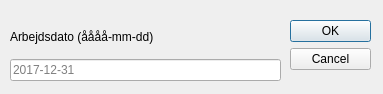
<?xml version="1.0" encoding="UTF-8"?>
<ui version="4.0">
 <class>createReportDialog</class>
 <widget class="QDialog" name="createReportDialog">
  <property name="geometry">
   <rect>
    <x>0</x>
    <y>0</y>
    <width>383</width>
    <height>94</height>
   </rect>
  </property>
  <property name="windowTitle">
   <string>Eordre</string>
  </property>
  <widget class="QDialogButtonBox" name="buttonBox">
   <property name="geometry">
    <rect>
     <x>290</x>
     <y>20</y>
     <width>81</width>
     <height>241</height>
    </rect>
   </property>
   <property name="orientation">
    <enum>Qt::Vertical</enum>
   </property>
   <property name="standardButtons">
    <set>QDialogButtonBox::Cancel|QDialogButtonBox::Ok</set>
   </property>
  </widget>
  <widget class="QWidget" name="gridLayoutWidget">
   <property name="geometry">
    <rect>
     <x>10</x>
     <y>20</y>
     <width>271</width>
     <height>61</height>
    </rect>
   </property>
   <layout class="QGridLayout" name="gridLayout">
    <item row="1" column="0">
     <widget class="QLineEdit" name="lineEdit">
      <property name="inputMethodHints">
       <set>Qt::ImhNone</set>
      </property>
      <property name="inputMask">
       <string/>
      </property>
      <property name="placeholderText">
       <string>2017-12-31</string>
      </property>
     </widget>
    </item>
    <item row="0" column="0">
     <widget class="QLabel" name="label">
      <property name="text">
       <string>Arbejdsdato (åååå-mm-dd)</string>
      </property>
     </widget>
    </item>
   </layout>
  </widget>
 </widget>
 <resources/>
 <connections>
  <connection>
   <sender>buttonBox</sender>
   <signal>accepted()</signal>
   <receiver>createReportDialog</receiver>
   <slot>buttonbox_accepted_action()</slot>
   <hints>
    <hint type="sourcelabel">
     <x>248</x>
     <y>254</y>
    </hint>
    <hint type="destinationlabel">
     <x>157</x>
     <y>274</y>
    </hint>
   </hints>
  </connection>
  <connection>
   <sender>buttonBox</sender>
   <signal>rejected()</signal>
   <receiver>createReportDialog</receiver>
   <slot>buttonbox_rejected_action()</slot>
   <hints>
    <hint type="sourcelabel">
     <x>316</x>
     <y>260</y>
    </hint>
    <hint type="destinationlabel">
     <x>286</x>
     <y>274</y>
    </hint>
   </hints>
  </connection>
 </connections>
</ui>
